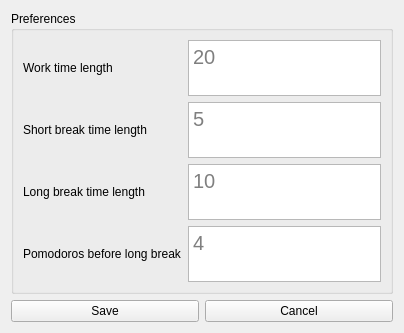
<?xml version="1.0" encoding="UTF-8"?>
<ui version="4.0">
 <class>PreferencesWidget</class>
 <widget class="QWidget" name="PreferencesWidget">
  <property name="geometry">
   <rect>
    <x>0</x>
    <y>0</y>
    <width>402</width>
    <height>333</height>
   </rect>
  </property>
  <property name="windowTitle">
   <string>Form</string>
  </property>
  <layout class="QVBoxLayout" name="verticalLayout_4">
   <item>
    <layout class="QVBoxLayout" name="verticalLayout_3">
     <item>
      <widget class="QGroupBox" name="groupBox">
       <property name="minimumSize">
        <size>
         <width>382</width>
         <height>282</height>
        </size>
       </property>
       <property name="title">
        <string>Preferences</string>
       </property>
       <layout class="QVBoxLayout" name="verticalLayout_5">
        <item>
         <layout class="QHBoxLayout" name="horizontalLayout">
          <item>
           <layout class="QVBoxLayout" name="verticalLayout_2">
            <item>
             <widget class="QLabel" name="label">
              <property name="font">
               <font>
                <pointsize>9</pointsize>
               </font>
              </property>
              <property name="text">
               <string>Work time length</string>
              </property>
             </widget>
            </item>
            <item>
             <widget class="QLabel" name="label_2">
              <property name="font">
               <font>
                <pointsize>9</pointsize>
               </font>
              </property>
              <property name="text">
               <string>Short break time length</string>
              </property>
             </widget>
            </item>
            <item>
             <widget class="QLabel" name="label_3">
              <property name="text">
               <string>Long break time length</string>
              </property>
             </widget>
            </item>
            <item>
             <widget class="QLabel" name="label_4">
              <property name="text">
               <string>Pomodoros before long break</string>
              </property>
             </widget>
            </item>
           </layout>
          </item>
          <item>
           <layout class="QVBoxLayout" name="verticalLayout">
            <item>
             <widget class="QTextEdit" name="textEdit">
              <property name="sizePolicy">
               <sizepolicy hsizetype="Expanding" vsizetype="Expanding">
                <horstretch>0</horstretch>
                <verstretch>0</verstretch>
               </sizepolicy>
              </property>
              <property name="font">
               <font>
                <pointsize>15</pointsize>
               </font>
              </property>
              <property name="html">
               <string>&lt;!DOCTYPE HTML PUBLIC &quot;-//W3C//DTD HTML 4.0//EN&quot; &quot;http://www.w3.org/TR/REC-html40/strict.dtd&quot;&gt;
&lt;html&gt;&lt;head&gt;&lt;meta name=&quot;qrichtext&quot; content=&quot;1&quot; /&gt;&lt;style type=&quot;text/css&quot;&gt;
p, li { white-space: pre-wrap; }
&lt;/style&gt;&lt;/head&gt;&lt;body style=&quot; font-family:'Sans'; font-size:15pt; font-weight:400; font-style:normal;&quot;&gt;
&lt;p align=&quot;center&quot; style=&quot;-qt-paragraph-type:empty; margin-top:0px; margin-bottom:0px; margin-left:0px; margin-right:0px; -qt-block-indent:0; text-indent:0px;&quot;&gt;&lt;br /&gt;&lt;/p&gt;&lt;/body&gt;&lt;/html&gt;</string>
              </property>
              <property name="placeholderText">
               <string>20</string>
              </property>
             </widget>
            </item>
            <item>
             <widget class="QTextEdit" name="textEdit_2">
              <property name="font">
               <font>
                <pointsize>15</pointsize>
               </font>
              </property>
              <property name="html">
               <string>&lt;!DOCTYPE HTML PUBLIC &quot;-//W3C//DTD HTML 4.0//EN&quot; &quot;http://www.w3.org/TR/REC-html40/strict.dtd&quot;&gt;
&lt;html&gt;&lt;head&gt;&lt;meta name=&quot;qrichtext&quot; content=&quot;1&quot; /&gt;&lt;style type=&quot;text/css&quot;&gt;
p, li { white-space: pre-wrap; }
&lt;/style&gt;&lt;/head&gt;&lt;body style=&quot; font-family:'Sans'; font-size:15pt; font-weight:400; font-style:normal;&quot;&gt;
&lt;p align=&quot;center&quot; style=&quot;-qt-paragraph-type:empty; margin-top:0px; margin-bottom:0px; margin-left:0px; margin-right:0px; -qt-block-indent:0; text-indent:0px; font-size:9pt;&quot;&gt;&lt;br /&gt;&lt;/p&gt;&lt;/body&gt;&lt;/html&gt;</string>
              </property>
              <property name="placeholderText">
               <string>5</string>
              </property>
             </widget>
            </item>
            <item>
             <widget class="QTextEdit" name="textEdit_3">
              <property name="font">
               <font>
                <pointsize>15</pointsize>
               </font>
              </property>
              <property name="placeholderText">
               <string>10</string>
              </property>
             </widget>
            </item>
            <item>
             <widget class="QTextEdit" name="textEdit_4">
              <property name="font">
               <font>
                <pointsize>15</pointsize>
               </font>
              </property>
              <property name="placeholderText">
               <string>4</string>
              </property>
             </widget>
            </item>
           </layout>
          </item>
         </layout>
        </item>
       </layout>
      </widget>
     </item>
     <item>
      <layout class="QHBoxLayout" name="horizontalLayout_2">
       <item>
        <widget class="QPushButton" name="pushButton">
         <property name="text">
          <string>Save</string>
         </property>
        </widget>
       </item>
       <item>
        <widget class="QPushButton" name="pushButton_2">
         <property name="text">
          <string>Cancel</string>
         </property>
        </widget>
       </item>
      </layout>
     </item>
    </layout>
   </item>
  </layout>
 </widget>
 <resources/>
 <connections/>
</ui>
